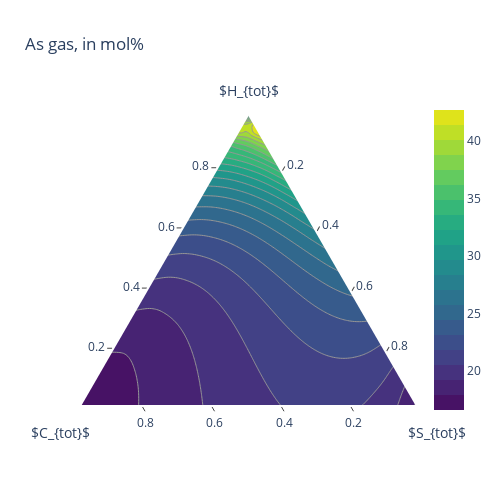
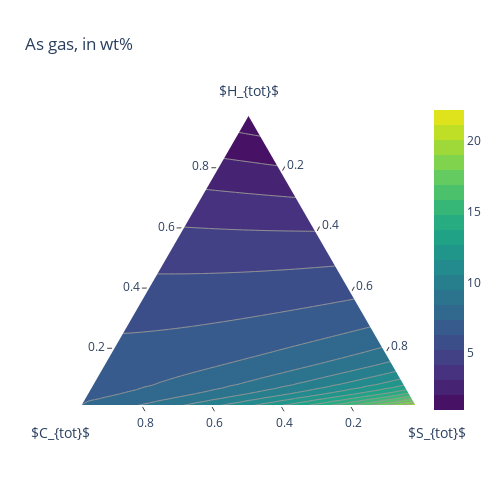

Source (notebook cell) for these figures, in order:
### Markdown cell above
### Plot results (as gas)
Here we generate Figures 5a and 5b in the main text. These show the amount of gas in mol% or wt%, respectively, required to produce pyroclastic deposits of a given radius (as defined by variable $X$ above) at 1 bar, 1400 °C and an $f$O$_2$ of IW-4.5. Note that in these plots, we consider all gas species.

### Code cell
# molpercent composition space
Htot = [x['Htot'] for x in bulk_comp_list_simp]
Ctot = [x['Ctot'] for x in bulk_comp_list_simp]
Stot = [x['Stot'] for x in bulk_comp_list_simp]

fig = ff.create_ternary_contour(np.array([Htot, Ctot, Stot], dtype=float), np.array(nTot_list_as_moles, dtype=float),
                                pole_labels=['$H_{tot}$', '$C_{tot}$', '$S_{tot}$'],
                                interp_mode='cartesian',
                                ncontours=20,
                                colorscale='Viridis',
                                showscale=True,
                                showmarkers=False,
                                title='As gas, in mol%')
fig.show()
fig.write_image("as_gas_molper.svg")

# wtpercent composition space
Htot = [x['Htot'] for x in bulk_comp_list_simp]
Ctot = [x['Ctot'] for x in bulk_comp_list_simp]
Stot = [x['Stot'] for x in bulk_comp_list_simp]

fig = ff.create_ternary_contour(np.array([Htot, Ctot, Stot], dtype=float), np.array(nTot_list_from_wtper, dtype=float),
                                pole_labels=['$H_{tot}$', '$C_{tot}$', '$S_{tot}$'],
                                interp_mode='cartesian',
                                ncontours=20,
                                colorscale='Viridis',
                                showscale=True,
                                showmarkers=False,
                                title='As gas, in wt%')
fig.show()
fig.write_image("as_gas_wtper.svg")
